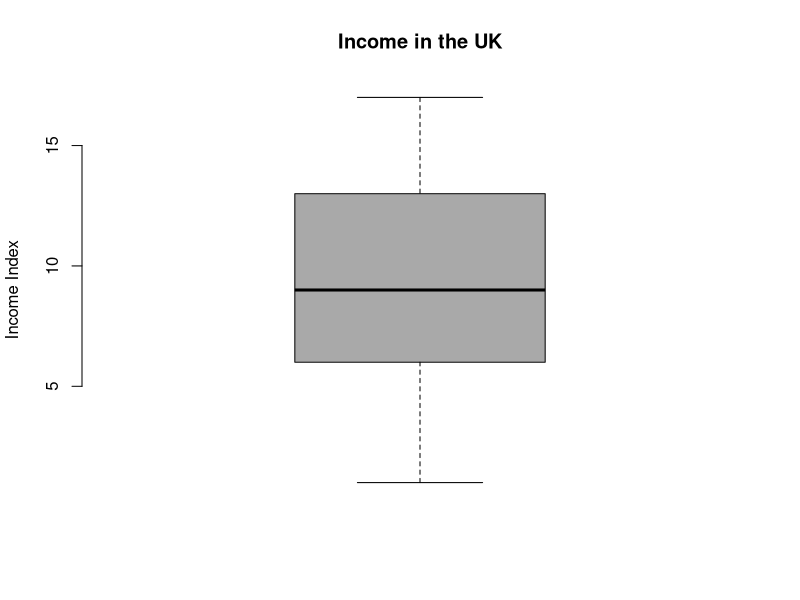
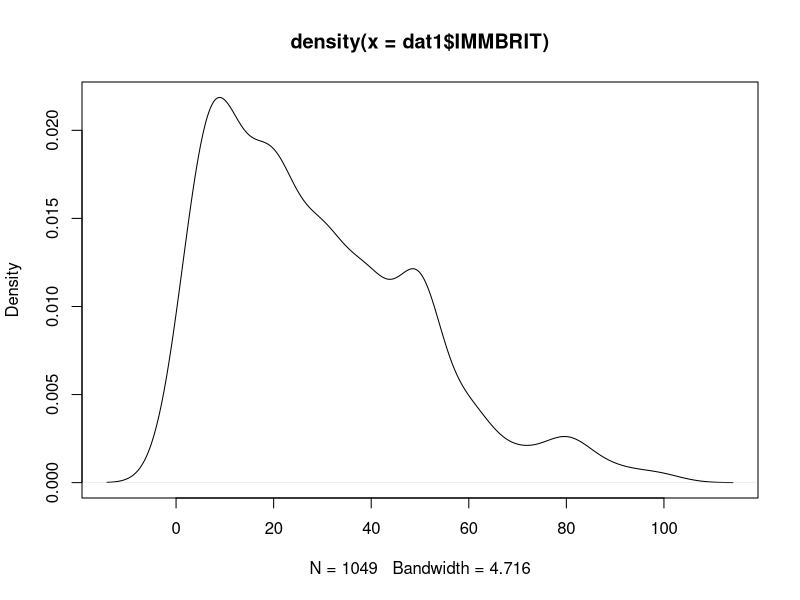

Recreate these plots in R, in order.
## ---- chunk 1
rm( list = ls() )
## ---- chunk 2
dat1 <- read.csv("non_western_immigrants.csv", stringsAsFactors = FALSE)
dim (dat1)
## ---- chunk 3
summary( dat1)
## ---- chunk 4
summary (dat1[ , c("IMMBRIT", "over.estimate")])
## ---- chunk 5
a <- table(dat1$party_self)
a[order(a, decreasing = TRUE)]
## ---- chunk 6
#absolute frequency
table1 <- table (dat1$party_self)
## ---- chunk 7
#and the percentages, rounded by two decimal spaces and then multiplied by 100
round (table1 /sum(table1), 2)*100
## ---- chunk 8
boxplot(
  dat1$HHInc, 
  main = "Income in the UK",
  ylab = "Income Index", 
  frame.plot = FALSE, 
  col = "darkgray"
)
## ---- chunk 9
sd(dat1$IMMBRIT)
## ---- chunk 10
mean(dat1$IMMBRIT)
## ---- chunk 11
plot(density(dat1$IMMBRIT))
## ---- chunk 12
median(dat1$IMMBRIT)
## ---- chunk 13
dev.off()
